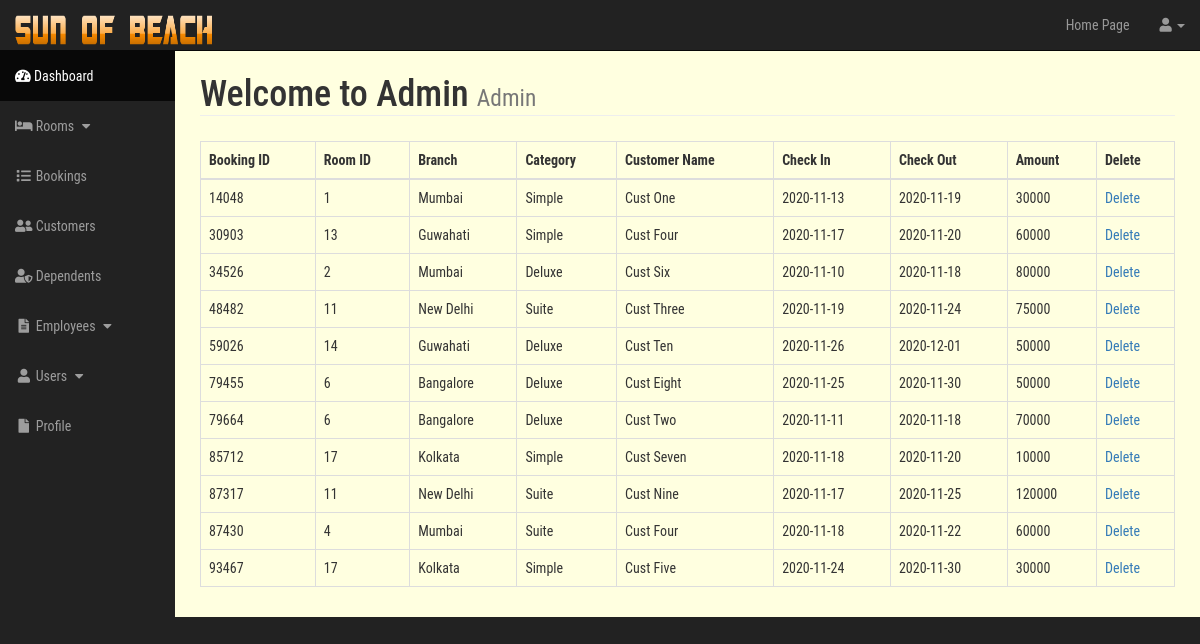
Page /admin/booking.php on the committed database.
### tables this page shows
CREATE TABLE `booking` (
  `Booking_id` int(11) NOT NULL,
  `cust_id` int(11) DEFAULT NULL,
  `room_id` int(11) DEFAULT NULL,
  `branch_id` int(11) DEFAULT NULL
);

CREATE TABLE `hotel` (
  `branch_id` int(11) NOT NULL,
  `branch_name` varchar(20) DEFAULT NULL,
  `location` varchar(20) DEFAULT NULL,
  `branch_phone` varchar(11) NOT NULL
);

CREATE TABLE `customer` (
  `cust_id` int(11) NOT NULL,
  `f_name` varchar(20) NOT NULL,
  `l_name` varchar(20) NOT NULL,
  `cust_email` varchar(32) NOT NULL,
  `cust_phone` varchar(10) NOT NULL,
  `passport_no` int(11) NOT NULL,
  `dob` date NOT NULL,
  `country` varchar(20) NOT NULL
);

CREATE TABLE `forr` (
  `Booking_id` int(11) DEFAULT NULL,
  `room_id` int(11) DEFAULT NULL,
  `check_in_date` date DEFAULT NULL,
  `check_out_date` date DEFAULT NULL
);

CREATE TABLE `bill` (
  `Bill_id` int(11) NOT NULL,
  `Amount` int(11) DEFAULT NULL,
  `Payment_type` varchar(20) DEFAULT NULL,
  `cust_id` int(11) DEFAULT NULL
);

### admin/booking.php (the view, shortened to what this page needs)
<?php include "include/admin_header.php" ?>
    <div id="wrapper">
        <?php include "include/admin_navigation.php" ?>
        <div id="page-wrapper">
            <div class="container-fluid">
                <div class="row">
                    <div class="col-lg-12">
                        <h1 class="page-header">
                            Welcome to Admin
                            <small>Admin</small>
                        </h1>
                        <table class="table table-bordered table-hover">
    <thead>
        <tr>
            <th>Booking ID</th>
            <th>Room ID</th>
            <th>Branch</th>
            <th>Category</th>
            <th>Customer Name</th>
            <th>Check In</th>
            <th>Check Out</th>
            <th>Amount</th>
            <th>Delete</th>
        </tr>
    </thead>
    <tbody>
        <?php
        $query = "SELECT * FROM booking";
        $select_bookings=mysqli_query($con, $query);
        while($row=mysqli_fetch_assoc($select_bookings)){
            $booking_id=$row['Booking_id'];
            $room_id=$row['room_id'];
            $cust_id=$row['cust_id'];
            $branch_id=$row['branch_id'];
            $query= "SELECT * FROM hotel WHERE branch_id={$branch_id}";
            $branch=mysqli_query($con, $query);
            while($row=mysqli_fetch_assoc($branch)){
                $branch_name=$row['branch_name'];
            }
            echo "<tr><td>{$booking_id}</td>";
            echo "<td>{$room_id}</td>";
            echo "<td>{$branch_name}</td>";
            $query = "SELECT * FROM simple WHERE room_id={$room_id}";
                $select_category=mysqli_query($con, $query);
                 while($row=mysqli_fetch_assoc($select_category)){
                    $category='Simple';
                }
            $query = "SELECT * FROM deluxe WHERE room_id={$room_id}";
                $select_category=mysqli_query($con, $query);
                 while($row=mysqli_fetch_assoc($select_category)){
                    $category='Deluxe';
                }
            $query = "SELECT * FROM suite WHERE room_id={$room_id}";
                $select_category=mysqli_query($con, $query);
                 while($row=mysqli_fetch_assoc($select_category)){
                    $category='Suite';
                }
            echo "<td>{$category}</td>";
            $query = "SELECT * FROM customer WHERE cust_id={$cust_id}";
            $customer=mysqli_query($con, $query);
            while($row=mysqli_fetch_assoc($customer)){
                $f_name=$row['f_name'];
                $l_name=$row['l_name'];
            }
            echo "<td>{$f_name} {$l_name}</td>";
            $query = "SELECT * FROM forr WHERE booking_id={$booking_id}";
            $dates=mysqli_query($con, $query);
            while($row=mysqli_fetch_assoc($dates)){
                $check_in_date=$row['check_in_date'];
                $check_out_date=$row['check_out_date'];
            }
            echo "<td>{$check_in_date}</td>";
            echo "<td>{$check_out_date}</td>";
            $query = "SELECT * FROM bill WHERE cust_id={$cust_id}";
            $bill=mysqli_query($con, $query);
            while($row=mysqli_fetch_assoc($bill)){
                $amount=$row['Amount'];
            }
            echo "<td>{$amount}</td>";
            echo "<td><a href='booking.php?delete={$booking_id}'>Delete</a></td>";
            echo "</tr>";
        }
        ?>
    </tbody>
</table>
                    </div>
                 </div>
            </div>
        </div>
    </div>
</body>
</html>

### admin/css/sb-admin.css (style rules this page uses)
body { margin-top: 100px; background-color: #222; font-family: 'Roboto Condensed', sans-serif; }
@media (min-width:768px) { body { margin-top: 50px; } }
#wrapper { padding-left: 0; }
#page-wrapper { width: 100%; padding: 0; background-color: lightyellow; min-height: 301px; }
@media (min-width:768px) { #wrapper { padding-left: 175px; } }
@media (min-width:768px) { #page-wrapper { padding: 10px; } }
h1.page-header { padding: 0; margin: 15px 0 25px 0; }

### rows in the picture
booking: Booking_id "14048", room "1", branch.branch_name "Mumbai", category "Simple", cust.f_name "Cust", cust.l_name "One", forr.check_in_date "2020-11-13", forr.check_out_date "2020-11-19", bill.Amount "30000"
booking: Booking_id "30903", room "13", branch.branch_name "Guwahati", category "Simple", cust.f_name "Cust", cust.l_name "Four", forr.check_in_date "2020-11-17", forr.check_out_date "2020-11-20", bill.Amount "60000"
booking: Booking_id "34526", room "2", branch.branch_name "Mumbai", category "Deluxe", cust.f_name "Cust", cust.l_name "Six", forr.check_in_date "2020-11-10", forr.check_out_date "2020-11-18", bill.Amount "80000"
booking: Booking_id "48482", room "11", branch.branch_name "New Delhi", category "Suite", cust.f_name "Cust", cust.l_name "Three", forr.check_in_date "2020-11-19", forr.check_out_date "2020-11-24", bill.Amount "75000"
booking: Booking_id "59026", room "14", branch.branch_name "Guwahati", category "Deluxe", cust.f_name "Cust", cust.l_name "Ten", forr.check_in_date "2020-11-26", forr.check_out_date "2020-12-01", bill.Amount "50000"
booking: Booking_id "79455", room "6", branch.branch_name "Bangalore", category "Deluxe", cust.f_name "Cust", cust.l_name "Eight", forr.check_in_date "2020-11-25", forr.check_out_date "2020-11-30", bill.Amount "50000"
booking: Booking_id "79664", room "6", branch.branch_name "Bangalore", category "Deluxe", cust.f_name "Cust", cust.l_name "Two", forr.check_in_date "2020-11-11", forr.check_out_date "2020-11-18", bill.Amount "70000"
booking: Booking_id "85712", room "17", branch.branch_name "Kolkata", category "Simple", cust.f_name "Cust", cust.l_name "Seven", forr.check_in_date "2020-11-18", forr.check_out_date "2020-11-20", bill.Amount "10000"
booking: Booking_id "87317", room "11", branch.branch_name "New Delhi", category "Suite", cust.f_name "Cust", cust.l_name "Nine", forr.check_in_date "2020-11-17", forr.check_out_date "2020-11-25", bill.Amount "120000"
booking: Booking_id "87430", room "4", branch.branch_name "Mumbai", category "Suite", cust.f_name "Cust", cust.l_name "Four", forr.check_in_date "2020-11-18", forr.check_out_date "2020-11-22", bill.Amount "60000"
booking: Booking_id "93467", room "17", branch.branch_name "Kolkata", category "Simple", cust.f_name "Cust", cust.l_name "Five", forr.check_in_date "2020-11-24", forr.check_out_date "2020-11-30", bill.Amount "30000"
